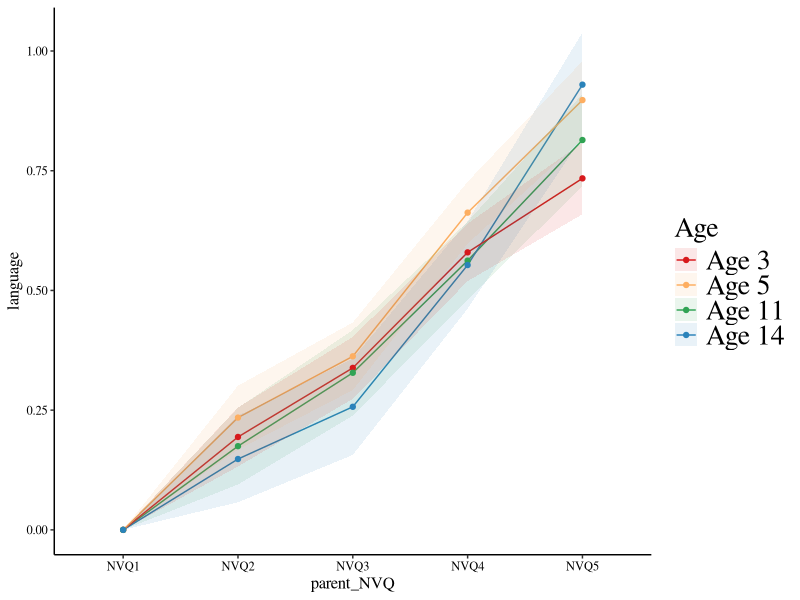
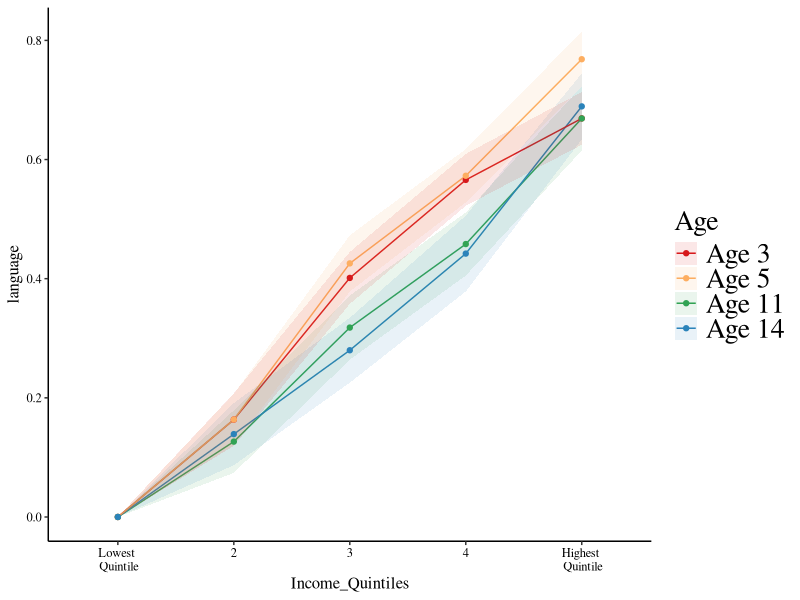
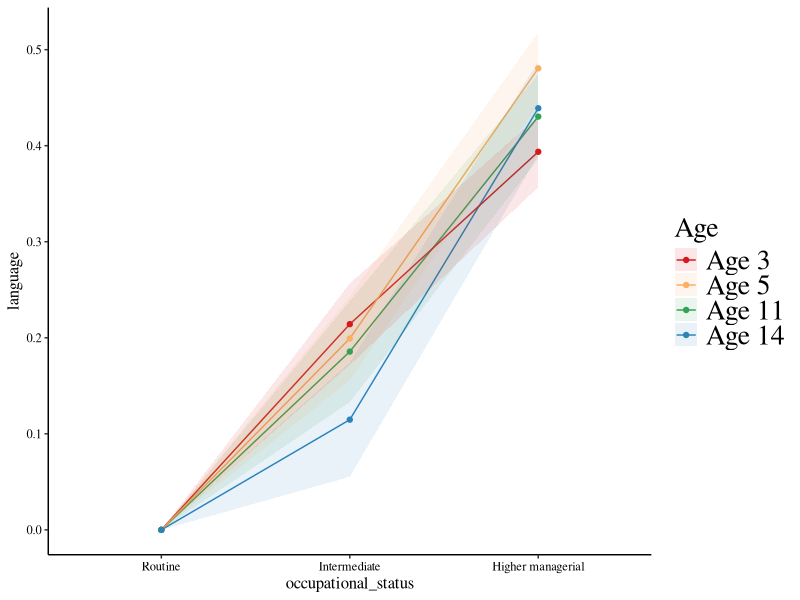
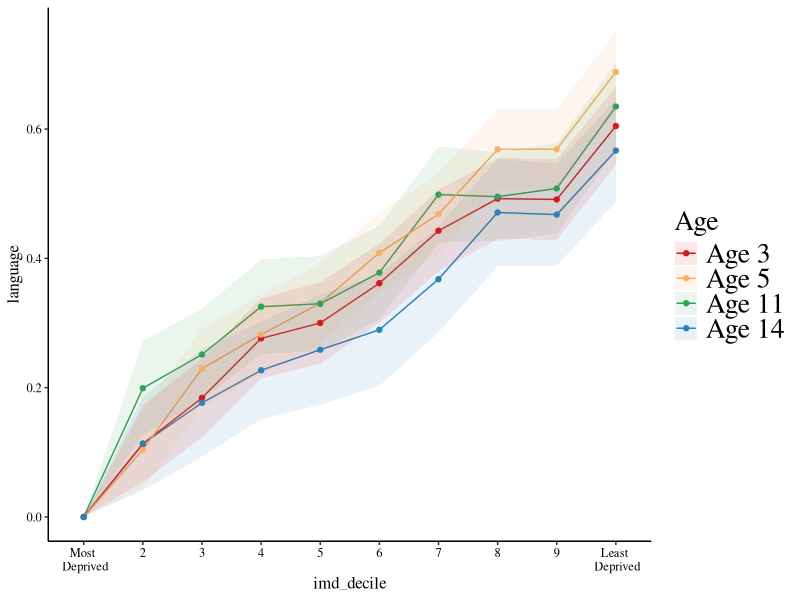
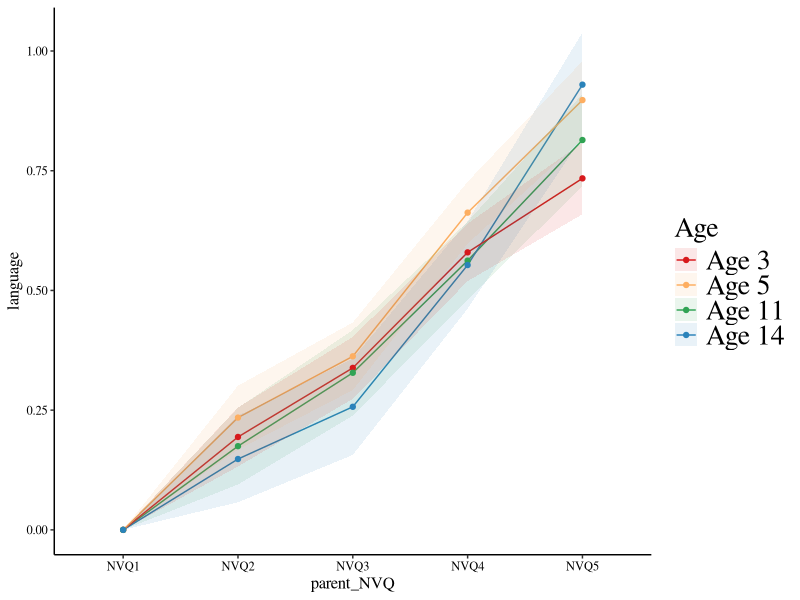
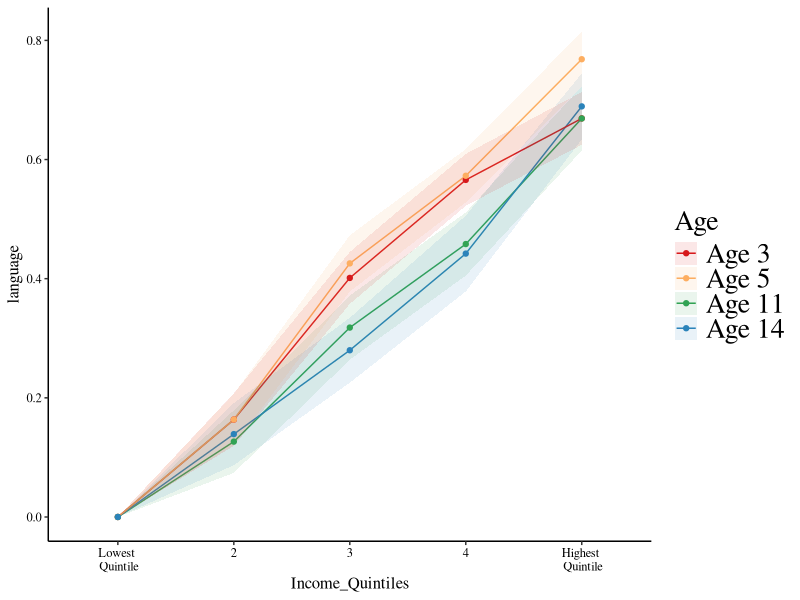
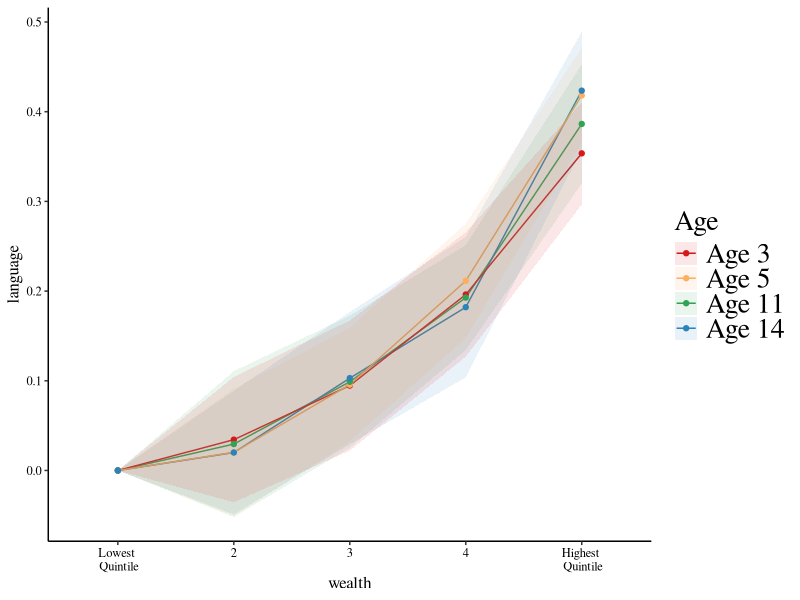
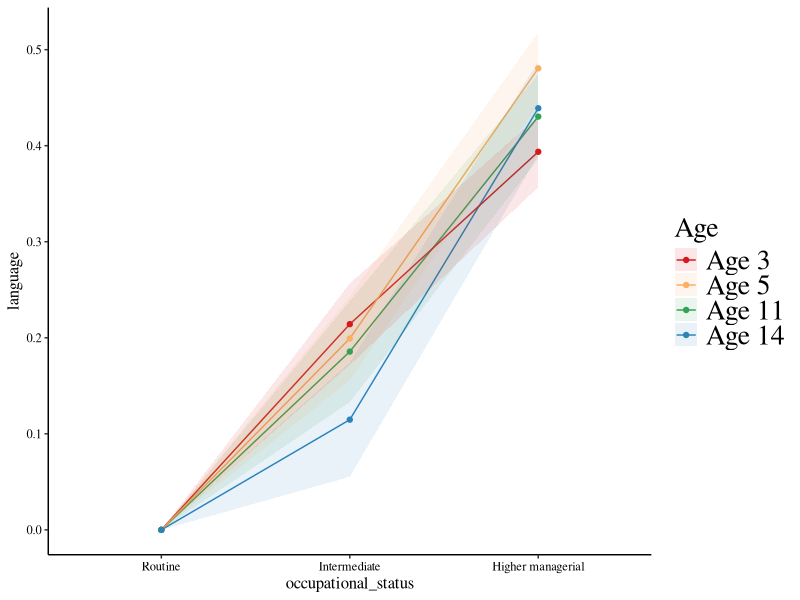

R code for these plots, in order:
#PLOTS BY SES INDICATOR 
library(ggplot2)
library(ggpubr)
library(RColorBrewer)
#NVQ
NVQ_plot <- data.frame(
  parent_NVQ = factor(c("NVQ1" ,"NVQ2", "NVQ3", "NVQ4", "NVQ5"), levels=c("NVQ1","NVQ2", "NVQ3", "NVQ4", "NVQ5")),
  language = c(0,  0.1940105, 0.3382691 ,  0.5795223 ,0.7340364, 
               0,0.23441782, 0.36245677,  0.66245483,0.89752718, 
               0,0.17481718, 0.32804643 , 0.56224915 , 0.81414513, 
              0,0.147957584,0.257006020, 0.553040993,0.929754771 ),
  lower_ci_nvq = c(0,0.1323571 , 0.2736658, 0.5194296 , 0.6590732 , 
                  0, 0.16763072 ,0.29190198 ,  0.59783208 ,0.81620206 , 
                  0, 0.09476466, 0.23872321,0.48111003 ,0.71787095 ,
                  0, 0.05758660,  0.15649630,0.46170447 ,  0.82079878),
  upper_ci_nvq = c(0,0.25566394, 0.40287244, 0.63961509, 0.80899963,
                   0,0.30120493, 0.43301157,  0.72707757,  0.97885230,
                  0,0.25486970,0.41736966, 0.64338827,0.91041931,
                  0, 0.23832857, 0.35751574,0.64437752,1.03871076
                   ),
  age = factor(c("Age 3","Age 3", "Age 3", "Age 3", "Age 3", 
                 "Age 5", "Age 5", "Age 5", "Age 5", "Age 5", 
                 "Age 11",  "Age 11", "Age 11", "Age 11", "Age 11", 
                 "Age 14", "Age 14", "Age 14", "Age 14", "Age 14"
                 )
  ))


nvq_indicator <- ggplot(data=NVQ_plot, aes(x=parent_NVQ, y=language, group=age)) +
  geom_line(aes(color=age)) +
  geom_ribbon(data=NVQ_plot,aes(ymin=lower_ci_nvq,ymax=upper_ci_nvq, fill=age), alpha=0.1) + 
 geom_point(aes(color=age)) +
scale_color_manual(name="Age", values=c("#d7191c", "#fdae61","#31A354", "#2b83ba"), 
                   limits=c("Age 3", "Age 5", "Age 11", "Age 14"))+
  scale_fill_manual(name="Age", values=c("#d7191c", "#fdae61","#31A354", "#2b83ba"), 
                    limits=c("Age 3", "Age 5", "Age 11", "Age 14"))+

  theme_classic()+
  theme(axis.text = element_text(size=9, 
                                 family = "Times", 
                                 colour = "black"), 
        axis.title = element_text(size=12, 
                                  family = "Times"))+
  theme(legend.text = element_text(size=20, 
                                   family="Times"), 
        legend.title = element_text(size=20, 
                                    family="Times"))


print(nvq_indicator)


#INCOME

income_plot <- data.frame(
  Income_Quintiles = factor(c("Lowest \n Quintile", "2", "3", "4", "Highest \n Quintile"), levels=c("Lowest \n Quintile", "2", "3", "4", "Highest \n Quintile")),
  language = c(0, 0.1634444, 0.4012661, 0.5658124, 0.6690263,
               0,  0.1635556, 0.4256756, 0.5727573 ,0.7683683,
               0,  0.1265009, 0.3179149, 0.4581217, 0.6689242 ,
              0,   0.1390911, 0.2798513, 0.4420979, 0.6891986 ),
  lower_ci_income = c(0,  0.1193042, 0.3577083, 0.5222084, 0.6248146,
                      0,  0.1203904, 0.3784683,0.5280206, 0.7224439 ,
                     0,  0.07400522 ,0.26411234, 0.40520168, 0.61508755, 
                    0, 0.08690498, 0.22535879, 0.37853604, 0.63382532 ),
  upper_ci_income = c(0, 0.2075846, 0.4448240, 0.6094163, 0.7132381,
                      0, 0.2067208, 0.4728829, 0.6174940, 0.8142926,
                      0, 0.1789965, 0.3717174, 0.5110417 ,0.7227609,
                     0, 0.1912772, 0.3343438, 0.5056598, 0.7445719),
  age = factor(c("Age 3", "Age 3", "Age 3", "Age 3", "Age 3", 
                 "Age 5", "Age 5", "Age 5", "Age 5", "Age 5",
                 "Age 11", "Age 11", "Age 11", "Age 11", "Age 11",
                 "Age 14", "Age 14", "Age 14", "Age 14", "Age 14"
                 )
  ))


income_indicator <- ggplot(data=income_plot, aes(x=Income_Quintiles, y=language, group=age)) +
  geom_line(aes(color=age)) +
  geom_ribbon(data=income_plot,aes(ymin=lower_ci_income,ymax=upper_ci_income, fill=age), alpha=0.1) + 
  geom_point(aes(color=age)) +
  scale_color_manual(name="Age", values=c("#d7191c", "#fdae61","#31A354", "#2b83ba"), limits=c("Age 3", "Age 5", "Age 11", "Age 14"))+
  scale_fill_manual(name="Age", values=c("#d7191c", "#fdae61","#31A354", "#2b83ba"), limits=c("Age 3", "Age 5", "Age 11", "Age 14"))+
  theme_classic()+
  theme(axis.text = element_text(size=9, family = "Times",colour = "black"), axis.title = element_text(size=12, family = "Times"))+
  theme(legend.text = element_text(size=20, family="Times"), legend.title = element_text(size=20, family="Times"))



print(income_indicator)


#WEALTH
wealth_plot <- data.frame(
  wealth = factor(c("Lowest \n Quintile", "2", "3", "4", "Highest \n Quintile"), levels=c("Lowest \n Quintile", "2", "3", "4", "Highest \n Quintile")),
  language = c(0, 0.03438853 ,0.09467303, 0.19619418, 0.35355892 ,
               0, 0.02031765 ,0.09569745 ,0.21144834, 0.41812666, 
               0, 0.02945516 ,0.09888874, 0.19274520, 0.38636224, 
               0,  0.02000656, 0.10296388, 0.18206503, 0.42347581
               
               
  ),
  lower_ci_wealth = c(0, -0.03548665,  0.02209831,  0.12693043 , 0.29656497,
                      0, -0.0507022,  0.0323370,  0.1475750,  0.3649633, 
                      0,  -0.05183129 , 0.02522663,  0.13422574,  0.31994320, 
                      0, -0.04890041,  0.02927762,  0.10381353 , 0.35794141
                      
  ),
  upper_ci_wealth = c(0, 0.1042637, 0.1672478, 0.2654579, 0.4105529, 
                      0,0.0913375, 0.1590579, 0.2753217, 0.4712901, 
                      0,0.1107416, 0.1725508, 0.2512647, 0.4527813, 
                     0, 0.08891352, 0.17665013, 0.26031653, 0.48901021
                      
  ),
  age = factor(c("Age 3", "Age 3", "Age 3", "Age 3", "Age 3", 
                 "Age 5", "Age 5", "Age 5", "Age 5", "Age 5",
                 "Age 11", "Age 11", "Age 11", "Age 11", "Age 11",
                 "Age 14", "Age 14", "Age 14", "Age 14", "Age 14"
                 )
  ))


wealth_indicator <- ggplot(data=wealth_plot, aes(x=wealth, y=language, group=age)) +
  geom_line(aes(color=age)) +
  geom_ribbon(data=wealth_plot,aes(ymin=lower_ci_wealth,ymax=upper_ci_wealth, fill=age), alpha=0.1) + 
  geom_point(aes(color=age)) +
  scale_color_manual(name="Age", values=c("#d7191c", "#fdae61","#31A354", "#2b83ba"), limits=c("Age 3", "Age 5", "Age 11", "Age 14"))+
  scale_fill_manual(name="Age", values=c("#d7191c", "#fdae61","#31A354", "#2b83ba"), limits=c("Age 3", "Age 5", "Age 11", "Age 14"))+
  theme_classic()+
  theme(axis.text = element_text(size=9, family = "Times",colour = "black"), axis.title = element_text(size=12, family = "Times"))+
  theme(legend.text = element_text(size=20, family="Times"), legend.title = element_text(size=20, family="Times"))




#OCCUPATIONAL STATUS
#occupation plot

#standardised plot 
occupation_plot <- data.frame(
  occupational_status = factor(c("Routine", "Intermediate", "Higher managerial"), levels=c("Routine", "Intermediate", "Higher managerial")),
  language = c(0,  0.2141938,  0.3936560 ,
               0,  0.1993054 ,0.4805509  , 
               0,   0.1856263, 0.4302986 ,  
               0, 0.1147465, 0.4390198),
  lower_ci_occupation = c( 0, 0.1717306, 0.3567541  , 
                           0, 0.1556178, 0.4432185 , 
                           0,  0.1330063, 0.3863348  , 
                           0, 0.05524026, 0.39026929),
  upper_ci_occupation = c(0,0.2566571 ,0.4305579,
                          0, 0.2429929, 0.5178832, 
                          0, 0.2382463, 0.4742624,
                          0, 0.1742527, 0.4877704
                          ),
  age = factor(c("Age 3", "Age 3", "Age 3", 
                 "Age 5", "Age 5", "Age 5", 
                 "Age 11", "Age 11", "Age 11",  
                 "Age 14", "Age 14", "Age 14" 
                 )
  ))


occupation_indicator <- ggplot(data=occupation_plot, aes(x=occupational_status, y=language, group=age)) +
  geom_line(aes(color=age)) +
   geom_ribbon(data=occupation_plot,aes(ymin=lower_ci_occupation,ymax=upper_ci_occupation, fill=age),  alpha=0.1 ) + 
  geom_point(aes(color=age)) +
  scale_color_manual(name="Age", values=c("#d7191c", "#fdae61","#31A354", "#2b83ba"), limits=c("Age 3", "Age 5", "Age 11", "Age 14")) +
  scale_fill_manual(name="Age", values=c("#d7191c", "#fdae61","#31A354", "#2b83ba"), limits=c("Age 3", "Age 5", "Age 11", "Age 14"))+
  theme_classic()+
  theme(axis.text = element_text(size=9, family = "Times",colour = "black"), axis.title = element_text(size=12, family = "Times"))+
  theme(legend.text = element_text(size=20, family="Times"), legend.title = element_text(size=20, family="Times"))


print(occupation_indicator)


#IMD
#IMD plot

#standardised plot 
imd_plot <- data.frame(
  imd_decile = factor(c("Most \n Deprived", "2", "3", "4", "5", 
                        "6", "7", "8", "9", "Least \n Deprived"), 
                      levels=c("Most \n Deprived", "2", "3", "4", "5", 
                               "6", "7", "8", "9", "Least \n Deprived")),
  language = c(0,  0.1132371, 0.1841993, 0.2762036, 0.3001065, 0.3616200, 0.4427029 ,0.4924276, 0.4911546, 0.6047419, 
              0,  0.1041518, 0.2295768, 0.2822575, 0.3305889, 0.4086185, 0.4683842, 0.5686366, 0.5688710 ,0.6882437, 
              0, 0.1991699, 0.2512543, 0.3252985, 0.3297667, 0.3779710, 0.4986561 ,0.4954096, 0.5081629, 0.6348611, 
              0,  0.1133297, 0.1765709, 0.2268711, 0.2587086, 0.2895145, 0.3678400, 0.4709770, 0.4676964, 0.5667327 ),
  lower_ci_imd = c(0,  0.05398134, 0.12367851, 0.21416056, 0.23703196, 0.30054232, 0.37962261, 0.42975293, 0.42882871 ,0.54383569,
                   0,  0.04406578, 0.16841665, 0.22086769, 0.26868183, 0.34739325, 0.40509601, 0.50658266, 0.50660331 ,0.62613007, 
                   0,  0.1266371, 0.1802909, 0.2523942 ,0.2561774 ,0.3055035, 0.4241683, 0.4269556, 0.4378561, 0.5676631, 
                   0,  0.04109172, 0.09342304, 0.15160476, 0.17369421, 0.20319564, 0.28565461, 0.38833025, 0.38901416 ,0.48714593 
                   ),
  upper_ci_imd = c(0,0.1724929, 0.2447202, 0.3382467, 0.3631811 ,0.4226976, 0.5057831, 0.5551023, 0.5534805, 0.6656481,
                   0, 0.1642379, 0.2907370, 0.3436473, 0.3924959, 0.4698438, 0.5316723, 0.6306906 ,0.6311387 ,0.7503574,
                  0, 0.2717028, 0.3222177, 0.3982029, 0.4033560, 0.4504386, 0.5731439, 0.5638637, 0.5784696, 0.7020591, 
                 0,  0.1855677, 0.2597188, 0.3021375, 0.3437229, 0.3758334, 0.4500253, 0.5536237, 0.5463785 ,0.6463195),
  age = factor(c("Age 3", "Age 3", "Age 3", "Age 3", "Age 3", "Age 3", "Age 3", "Age 3", "Age 3", "Age 3",
                 "Age 5", "Age 5", "Age 5", "Age 5",  "Age 5", "Age 5", "Age 5", "Age 5", "Age 5", "Age 5",
                 "Age 11", "Age 11", "Age 11", "Age 11", "Age 11", "Age 11", "Age 11", "Age 11", "Age 11", "Age 11", 
                 "Age 14", "Age 14", "Age 14", "Age 14", "Age 14", "Age 14", "Age 14", "Age 14", "Age 14", "Age 14"
                 )
  ))


imd_indicator <- ggplot(data=imd_plot, aes(x=imd_decile, y=language, group=age)) +
  geom_line(aes(color=age)) +
  geom_ribbon(data=imd_plot,aes(ymin=lower_ci_imd,ymax=upper_ci_imd,fill=age),  alpha=0.1) + 
  geom_point(aes(color=age)) +
  scale_color_manual(name="Age", values=c("#d7191c", "#fdae61","#31A354", "#2b83ba"), limits=c("Age 3", "Age 5", "Age 11", "Age 14")) +
  scale_fill_manual(name="Age", values=c("#d7191c", "#fdae61","#31A354", "#2b83ba"), limits=c("Age 3", "Age 5", "Age 11", "Age 14"))+
  theme_classic()+
  theme(axis.text = element_text(size=9, family = "Times",colour = "black"), axis.title = element_text(size=12, family = "Times"))+
  theme(legend.text = element_text(size=20, family="Times"), legend.title = element_text(size=20, family="Times"))


print(imd_indicator)

#ggarrange(nvq_indicator, income_indicator, wealth_indicator, occupation_indicator, imd_indicator,
         # labels = c("NVQ", "Income", "Wealth", "Occupational Status", "IMD"), 
         # label.x=0, label.y=0,
          #font.label = list(size = 10, color = "black", face="plain" ),
          #ncol =2, nrow=3,  align = c( "hv"),
          #common.legend = TRUE, legend = "right") 

#composite
composite_plot <- data.frame(
  composite = factor(c("Lowest \n Quintile", "2", "3", "4", "Highest \n Quintile"), levels=c("Lowest \n Quintile", "2", "3", "4", "Highest \n Quintile")),
  language = c(0,  0.1683939 ,0.4170481, 0.6412497, 0.7688166,
               0,0.1926735 ,0.4377638, 0.6464484, 0.8989176 ,
               0, 0.1680478, 0.3596994, 0.5351457, 0.7842432,
               0, 0.1180322, 0.3095027, 0.4748474, 0.7891679
               
               
  ),
  lower_ci_composite = c(0, 0.1151101 ,0.3659581, 0.5904861, 0.7201624,
                         0, 0.1327952 ,0.3873621 ,0.5918534, 0.8512898,
                         0,   0.1053096, 0.3017302, 0.4743512, 0.7262912,
                         0, 0.05148587 ,0.24629767, 0.41043346, 0.72768231
  ),
  upper_ci_composite = c(0, 0.2216776, 0.4681381, 0.6920133, 0.8174709,
                         0, 0.2525518, 0.4881655, 0.7010435, 0.9465454,
                         0, 0.2307860, 0.4176685, 0.5959401, 0.8421952,
                         0,0.1845786, 0.3727078, 0.5392614, 0.8506534
                         
  ),
  age = factor(c("Age 3", "Age 3", "Age 3", "Age 3", "Age 3", 
                 "Age 5", "Age 5", "Age 5", "Age 5", "Age 5",
                 "Age 11", "Age 11", "Age 11", "Age 11", "Age 11",
                 "Age 14", "Age 14", "Age 14", "Age 14", "Age 14"
  )
  ))


composite_indicator <- ggplot(data=composite_plot, aes(x=composite, y=language, group=age)) +
  geom_line(aes(color=age)) +
  geom_ribbon(data=composite_plot,aes(ymin=lower_ci_composite,ymax=upper_ci_composite, fill=age), alpha=0.1) + 
  geom_point(aes(color=age)) +
  scale_color_manual(name="Age", values=c("#d7191c", "#fdae61","#31A354", "#2b83ba"), limits=c("Age 3", "Age 5", "Age 11", "Age 14"))+
  scale_fill_manual(name="Age", values=c("#d7191c", "#fdae61","#31A354", "#2b83ba"), limits=c("Age 3", "Age 5", "Age 11", "Age 14"))+
  theme_classic()+
  theme(axis.text = element_text(size=9, family = "Times",colour = "black"), axis.title = element_text(size=14, family = "Times"))+
  theme(legend.text = element_text(size=20, family="Times"), legend.title = element_text(size=20, family="Times"))




nvq_indicator1<- nvq_indicator+ labs( x = "Highest Household Parent Educational Attainment \n (NVQ level)", y = "Language Ability \n (standardised)") + ylim(-0.055, 1.05)
income_indicator1<-income_indicator+ labs( x = "Income \n(quintiles)", y = "Language Ability \n (standardised)") + ylim(-0.055,1.05)
wealth_indicator1<-wealth_indicator+ labs( x = "Wealth \n(quintiles)", y = "Language Ability\n (standardised)") + ylim(-0.055, 1.05)
occupation_indicator1<-occupation_indicator+ labs( x = "Highest Household Occupational Status", y = "Language Ability\n (standardised)") + ylim(-0.055,1.05)
imd_indicator1<-imd_indicator+ labs( x = "Relative Neighbourhood Deprivation\n (deciles)", y = "Language Ability\n (standardised)") + ylim(-0.055, 1.05)
composite_indicator1<-composite_indicator+ labs( x = "Composite SES factor\n (quintiles)", y = "Language Ability\n (standardised)") + ylim(-0.055, 1.05)

plot=ggarrange(nvq_indicator1, income_indicator1, wealth_indicator1, occupation_indicator1, imd_indicator1,composite_indicator1,
          #labels = c("NVQ", "Income", "Wealth", "Occupational Status", "IMD"), 
          #label.x=0, label.y=0,
          #font.label = list(size = 10, color = "black", face="plain" ),
          ncol =2, nrow=3,  align = c( "hv"),
          common.legend = TRUE, legend = "right") 
p = plot + ggtitle("Figure 2: Relationships between SES indicators and language ability at ages 3, 5, 11 and 14")
p1= p+ theme(plot.title = element_text(face="italic", size=20, family ="Times",hjust = 0.05))

#annotate_figure(combined_plot, top = text_grob("Early Childhood Language", face="bold", size=12))

ggsave("mcs-results.png", p1, width=12.8, height=14.3, units= "in" ,dpi=300)


print(nvq_indicator)
print(income_indicator)
print(wealth_indicator)
print(occupation_indicator)
print(imd_indicator)









